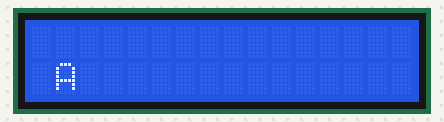
Recording of a sketch running on a simulated Arduino Uno, built with avr-gcc and run on an emulated ATmega328P. On the bench: 16×2 character LCD.

Above: at 0.1 s.
At 2.1 s:
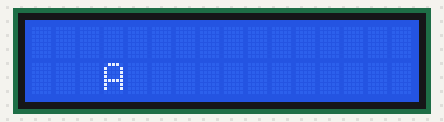
At 4.1 s:
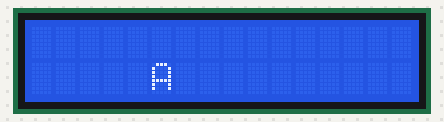
At 8.1 s:
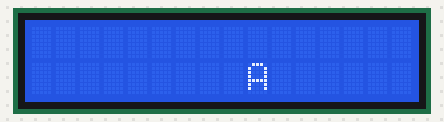
At 12.1 s:
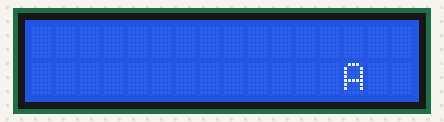
At 17.2 s:
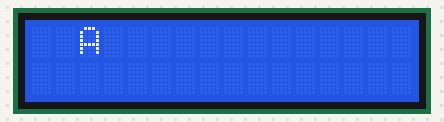

The sketch:

LCD_Dance.ino
```cpp
#include <LiquidCrystal.h>

#define D4 11
#define D5 10
#define D6 9
#define D7 8
#define RS 13
#define E 12

LiquidCrystal lcd = LiquidCrystal(RS, E, D4, D5, D6, D7);

int x = 0, y = 0;

void setup() {
  // put your setup code here, to run once:
  lcd.begin(16,2);
  lcd.print('A');
}

void loop(){
  lcd.clear();
  y = 1 - y;
  x += 1;
  x = x % 16;
  lcd.setCursor(x, y);
  lcd.print('A');
  delay(1000);
}
```

Measured:
- by itself, everything shown: repeats every 16.0 s, in 16 steps
- what the display in image 1 shows lasts 1.0 s, from 2.1 s to 3.1 s
